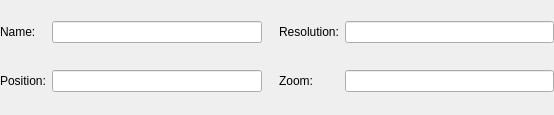
<?xml version="1.0" encoding="UTF-8"?>
<ui version="4.0">
 <class>pluginCameraSettings</class>
 <widget class="QWidget" name="pluginCameraSettings">
  <property name="geometry">
   <rect>
    <x>0</x>
    <y>0</y>
    <width>554</width>
    <height>115</height>
   </rect>
  </property>
  <property name="windowTitle">
   <string>Form</string>
  </property>
  <layout class="QGridLayout" name="gridLayout">
   <property name="leftMargin">
    <number>0</number>
   </property>
   <property name="topMargin">
    <number>0</number>
   </property>
   <property name="rightMargin">
    <number>0</number>
   </property>
   <property name="bottomMargin">
    <number>0</number>
   </property>
   <item row="0" column="1">
    <widget class="QLineEdit" name="txtCameraName"/>
   </item>
   <item row="0" column="0">
    <widget class="QLabel" name="lblCameraName">
     <property name="text">
      <string>Name:</string>
     </property>
    </widget>
   </item>
   <item row="0" column="3">
    <widget class="QLabel" name="lblCameraResolution">
     <property name="text">
      <string>Resolution:</string>
     </property>
    </widget>
   </item>
   <item row="0" column="4">
    <widget class="QLineEdit" name="txtCameraResolution"/>
   </item>
   <item row="1" column="1">
    <widget class="QLineEdit" name="txtCameraPosition"/>
   </item>
   <item row="1" column="0">
    <widget class="QLabel" name="lblCameraPosition">
     <property name="text">
      <string>Position:</string>
     </property>
    </widget>
   </item>
   <item row="1" column="3">
    <widget class="QLabel" name="lblCameraZoom">
     <property name="text">
      <string>Zoom:</string>
     </property>
    </widget>
   </item>
   <item row="1" column="4">
    <widget class="QLineEdit" name="txtCameraZoom"/>
   </item>
   <item row="0" column="2">
    <spacer name="horizontalSpacer">
     <property name="orientation">
      <enum>Qt::Horizontal</enum>
     </property>
     <property name="sizeType">
      <enum>QSizePolicy::Fixed</enum>
     </property>
     <property name="sizeHint" stdset="0">
      <size>
       <width>11</width>
       <height>20</height>
      </size>
     </property>
    </spacer>
   </item>
  </layout>
 </widget>
 <resources/>
 <connections/>
</ui>
